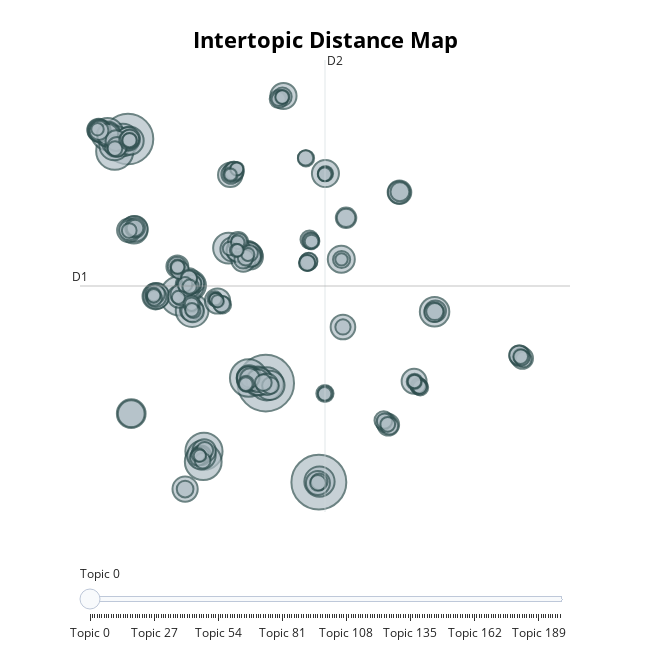

The cell this chart's notebook holds for it:
### Code cell
topic_model.visualize_topics()

### Figure 1 — Plotly figure (JSON) as saved in the notebook; plotly's stock layout.template omitted (floating-point values rounded to 4 significant figures; data arrays with more than 128 entries replaced by an {"elided": "..."} marker saying what was removed)
{"data": [{"customdata": {"elided": "199x3 mixed values"}, "hovertemplate": "<b>Topic %{customdata[0]}</b><br>Words: %{customdata[1]}<br>Size: %{customdata[2]}", "legendgroup": "", "marker": {"color": "#B0BEC5", "size": {"elided": "199 int values"}, "sizemode": "area", "sizeref": 0.1288, "symbol": "circle", "line": {"color": "DarkSlateGrey", "width": 2}}, "mode": "markers", "name": "", "orientation": "v", "showlegend": false, "x": {"elided": "199 float values"}, "xaxis": "x", "y": {"elided": "199 float values"}, "yaxis": "y", "type": "scatter"}], "layout": {"xaxis": {"anchor": "y", "domain": [0.0, 1.0], "title": {"text": ""}, "visible": false, "range": [-9.383, 24.85]}, "yaxis": {"anchor": "x", "domain": [0.0, 1.0], "title": {"text": ""}, "visible": false, "range": [-13.64, 21.44]}, "legend": {"tracegroupgap": 0, "itemsizing": "constant"}, "margin": {"t": 60}, "title": {"font": {"size": 22, "color": "Black"}, "text": "<b>Intertopic Distance Map", "y": 0.95, "x": 0.5, "xanchor": "center", "yanchor": "top"}, "hoverlabel": {"font": {"size": 16, "family": "Rockwell"}, "bgcolor": "white"}, "width": 650, "height": 650, "sliders": [{"active": 0, "pad": {"t": 50}, "steps": [{"args": [{"marker.color": {"elided": "1x199 str values"}}], "label": "Topic 0", "method": "update"}, {"args": [{"marker.color": {"elided": "1x199 str values"}}], "label": "Topic 1", "method": "update"}, {"args": [{"marker.color": {"elided": "1x199 str values"}}], "label": "Topic 2", "method": "update"}, {"args": [{"marker.color": {"elided": "1x199 str values"}}], "label": "Topic 3", "method": "update"}, {"args": [{"marker.color": {"elided": "1x199 str values"}}], "label": "Topic 4", "method": "update"}, {"args": [{"marker.color": {"elided": "1x199 str values"}}], "label": "Topic 5", "method": "update"}, {"args": [{"marker.color": {"elided": "1x199 str values"}}], "label": "Topic 6", "method": "update"}, {"args": [{"marker.color": {"elided": "1x199 str values"}}], "label": "Topic 7", "method": "update"}, {"args": [{"marker.color": {"elided": "1x199 str values"}}], "label": "Topic 8", "method": "update"}, {"args": [{"marker.color": {"elided": "1x199 str values"}}], "label": "Topic 9", "method": "update"}, {"args": [{"marker.color": {"elided": "1x199 str values"}}], "label": "Topic 10", "method": "update"}, {"args": [{"marker.color": {"elided": "1x199 str values"}}], "label": "Topic 11", "method": "update"}, {"args": [{"marker.color": {"elided": "1x199 str values"}}], "label": "Topic 12", "method": "update"}, {"args": [{"marker.color": {"elided": "1x199 str values"}}], "label": "Topic 13", "method": "update"}, {"args": [{"marker.color": {"elided": "1x199 str values"}}], "label": "Topic 14", "method": "update"}, {"args": [{"marker.color": {"elided": "1x199 str values"}}], "label": "Topic 15", "method": "update"}, {"args": [{"marker.color": {"elided": "1x199 str values"}}], "label": "Topic 16", "method": "update"}, {"args": [{"marker.color": {"elided": "1x199 str values"}}], "label": "Topic 17", "method": "update"}, {"args": [{"marker.color": {"elided": "1x199 str values"}}], "label": "Topic 18", "method": "update"}, {"args": [{"marker.color": {"elided": "1x199 str values"}}], "label": "Topic 19", "method": "update"}, {"args": [{"marker.color": {"elided": "1x199 str values"}}], "label": "Topic 20", "method": "update"}, {"args": [{"marker.color": {"elided": "1x199 str values"}}], "label": "Topic 21", "method": "update"}, {"args": [{"marker.color": {"elided": "1x199 str values"}}], "label": "Topic 22", "method": "update"}, {"args": [{"marker.color": {"elided": "1x199 str values"}}], "label": "Topic 23", "method": "update"}, {"args": [{"marker.color": {"elided": "1x199 str values"}}], "label": "Topic 24", "method": "update"}, {"args": [{"marker.color": {"elided": "1x199 str values"}}], "label": "Topic 25", "method": "update"}, {"args": [{"marker.color": {"elided": "1x199 str values"}}], "label": "Topic 26", "method": "update"}, {"args": [{"marker.color": {"elided": "1x199 str values"}}], "label": "Topic 27", "method": "update"}, {"args": [{"marker.color": {"elided": "1x199 str values"}}], "label": "Topic 28", "method": "update"}, {"args": [{"marker.color": {"elided": "1x199 str values"}}], "label": "Topic 29", "method": "update"}, {"args": [{"marker.color": {"elided": "1x199 str values"}}], "label": "Topic 30", "method": "update"}, {"args": [{"marker.color": {"elided": "1x199 str values"}}], "label": "Topic 31", "method": "update"}, {"args": [{"marker.color": {"elided": "1x199 str values"}}], "label": "Topic 32", "method": "update"}, {"args": [{"marker.color": {"elided": "1x199 str values"}}], "label": "Topic 33", "method": "update"}, {"args": [{"marker.color": {"elided": "1x199 str values"}}], "label": "Topic 34", "method": "update"}, {"args": [{"marker.color": {"elided": "1x199 str values"}}], "label": "Topic 35", "method": "update"}, {"args": [{"marker.color": {"elided": "1x199 str values"}}], "label": "Topic 36", "method": "update"}, {"args": [{"marker.color": {"elided": "1x199 str values"}}], "label": "Topic 37", "method": "update"}, {"args": [{"marker.color": {"elided": "1x199 str values"}}], "label": "Topic 38", "method": "update"}, {"args": [{"marker.color": {"elided": "1x199 str values"}}], "label": "Topic 39", "method": "update"}, {"args": [{"marker.color": {"elided": "1x199 str values"}}], "label": "Topic 40", "method": "update"}, {"args": [{"marker.color": {"elided": "1x199 str values"}}], "label": "Topic 41", "method": "update"}, {"args": [{"marker.color": {"elided": "1x199 str values"}}], "label": "Topic 42", "method": "update"}, {"args": [{"marker.color": {"elided": "1x199 str values"}}], "label": "Topic 43", "method": "update"}, {"args": [{"marker.color": {"elided": "1x199 str values"}}], "label": "Topic 44", "method": "update"}, {"args": [{"marker.color": {"elided": "1x199 str values"}}], "label": "Topic 45", "method": "update"}, {"args": [{"marker.color": {"elided": "1x199 str values"}}], "label": "Topic 46", "method": "update"}, {"args": [{"marker.color": {"elided": "1x199 str values"}}], "label": "Topic 47", "method": "update"}, {"args": [{"marker.color": {"elided": "1x199 str values"}}], "label": "Topic 48", "method": "update"}, {"args": [{"marker.color": {"elided": "1x199 str values"}}], "label": "Topic 49", "method": "update"}, {"args": [{"marker.color": {"elided": "1x199 str values"}}], "label": "Topic 50", "method": "update"}, {"args": [{"marker.color": {"elided": "1x199 str values"}}], "label": "Topic 51", "method": "update"}, {"args": [{"marker.color": {"elided": "1x199 str values"}}], "label": "Topic 52", "method": "update"}, {"args": [{"marker.color": {"elided": "1x199 str values"}}], "label": "Topic 53", "method": "update"}, {"args": [{"marker.color": {"elided": "1x199 str values"}}], "label": "Topic 54", "method": "update"}, {"args": [{"marker.color": {"elided": "1x199 str values"}}], "label": "Topic 55", "method": "update"}, {"args": [{"marker.color": {"elided": "1x199 str values"}}], "label": "Topic 56", "method": "update"}, {"args": [{"marker.color": {"elided": "1x199 str values"}}], "label": "Topic 57", "method": "update"}, {"args": [{"marker.color": {"elided": "1x199 str values"}}], "label": "Topic 58", "method": "update"}, {"args": [{"marker.color": {"elided": "1x199 str values"}}], "label": "Topic 59", "method": "update"}, {"args": [{"marker.color": {"elided": "1x199 str values"}}], "label": "Topic 60", "method": "update"}, {"args": [{"marker.color": {"elided": "1x199 str values"}}], "label": "Topic 61", "method": "update"}, {"args": [{"marker.color": {"elided": "1x199 str values"}}], "label": "Topic 62", "method": "update"}, {"args": [{"marker.color": {"elided": "1x199 str values"}}], "label": "Topic 63", "method": "update"}, {"args": [{"marker.color": {"elided": "1x199 str values"}}], "label": "Topic 64", "method": "update"}, {"args": [{"marker.color": {"elided": "1x199 str values"}}], "label": "Topic 65", "method": "update"}, {"args": [{"marker.color": {"elided": "1x199 str values"}}], "label": "Topic 66", "method": "update"}, {"args": [{"marker.color": {"elided": "1x199 str values"}}], "label": "Topic 67", "method": "update"}, {"args": [{"marker.color": {"elided": "1x199 str values"}}], "label": "Topic 68", "method": "update"}, {"args": [{"marker.color": {"elided": "1x199 str values"}}], "label": "Topic 69", "method": "update"}, {"args": [{"marker.color": {"elided": "1x199 str values"}}], "label": "Topic 70", "method": "update"}, {"args": [{"marker.color": {"elided": "1x199 str values"}}], "label": "Topic 71", "method": "update"}, {"args": [{"marker.color": {"elided": "1x199 str values"}}], "label": "Topic 72", "method": "update"}, {"args": [{"marker.color": {"elided": "1x199 str values"}}], "label": "Topic 73", "method": "update"}, {"args": [{"marker.color": {"elided": "1x199 str values"}}], "label": "Topic 74", "method": "update"}, {"args": [{"marker.color": {"elided": "1x199 str values"}}], "label": "Topic 75", "method": "update"}, {"args": [{"marker.color": {"elided": "1x199 str values"}}], "label": "Topic 76", "method": "update"}, {"args": [{"marker.color": {"elided": "1x199 str values"}}], "label": "Topic 77", "method": "update"}, {"args": [{"marker.color": {"elided": "1x199 str values"}}], "label": "Topic 78", "method": "update"}, {"args": [{"marker.color": {"elided": "1x199 str values"}}], "label": "Topic 79", "method": "update"}, {"args": [{"marker.color": {"elided": "1x199 str values"}}], "label": "Topic 80", "method": "update"}, {"args": [{"marker.color": {"elided": "1x199 str values"}}], "label": "Topic 81", "method": "update"}, {"args": [{"marker.color": {"elided": "1x199 str values"}}], "label": "Topic 82", "method": "update"}, {"args": [{"marker.color": {"elided": "1x199 str values"}}], "label": "Topic 83", "method": "update"}, {"args": [{"marker.color": {"elided": "1x199 str values"}}], "label": "Topic 84", "method": "update"}, {"args": [{"marker.color": {"elided": "1x199 str values"}}], "label": "Topic 85", "method": "update"}, {"args": [{"marker.color": {"elided": "1x199 str values"}}], "label": "Topic 86", "method": "update"}, {"args": [{"marker.color": {"elided": "1x199 str values"}}], "label": "Topic 87", "method": "update"}, {"args": [{"marker.color": {"elided": "1x199 str values"}}], "label": "Topic 88", "method": "update"}, {"args": [{"marker.color": {"elided": "1x199 str values"}}], "label": "Topic 89", "method": "update"}, {"args": [{"marker.color": {"elided": "1x199 str values"}}], "label": "Topic 90", "method": "update"}, {"args": [{"marker.color": {"elided": "1x199 str values"}}], "label": "Topic 91", "method": "update"}, {"args": [{"marker.color": {"elided": "1x199 str values"}}], "label": "Topic 92", "method": "update"}, {"args": [{"marker.color": {"elided": "1x199 str values"}}], "label": "Topic 93", "method": "update"}, {"args": [{"marker.color": {"elided": "1x199 str values"}}], "label": "Topic 94", "method": "update"}, {"args": [{"marker.color": {"elided": "1x199 str values"}}], "label": "Topic 95", "method": "update"}, {"args": [{"marker.color": {"elided": "1x199 str values"}}], "label": "Topic 96", "method": "update"}, {"args": [{"marker.color": {"elided": "1x199 str values"}}], "label": "Topic 97", "method": "update"}, {"args": [{"marker.color": {"elided": "1x199 str values"}}], "label": "Topic 98", "method": "update"}, {"args": [{"marker.color": {"elided": "1x199 str values"}}], "label": "Topic 99", "method": "update"}, {"args": [{"marker.color": {"elided": "1x199 str values"}}], "label": "Topic 100", "method": "update"}, {"args": [{"marker.color": {"elided": "1x199 str values"}}], "label": "Topic 101", "method": "update"}, {"args": [{"marker.color": {"elided": "1x199 str values"}}], "label": "Topic 102", "method": "update"}, {"args": [{"marker.color": {"elided": "1x199 str values"}}], "label": "Topic 103", "method": "update"}, {"args": [{"marker.color": {"elided": "1x199 str values"}}], "label": "Topic 104", "method": "update"}, {"args": [{"marker.color": {"elided": "1x199 str values"}}], "label": "Topic 105", "method": "update"}, {"args": [{"marker.color": {"elided": "1x199 str values"}}], "label": "Topic 106", "method": "update"}, {"args": [{"marker.color": {"elided": "1x199 str values"}}], "label": "Topic 107", "method": "update"}, {"args": [{"marker.color": {"elided": "1x199 str values"}}], "label": "Topic 108", "method": "update"}, {"args": [{"marker.color": {"elided": "1x199 str values"}}], "label": "Topic 109", "method": "update"}, {"args": [{"marker.color": {"elided": "1x199 str values"}}], "label": "Topic 110", "method": "update"}, {"args": [{"marker.color": {"elided": "1x199 str values"}}], "label": "Topic 111", "method": "update"}, {"args": [{"marker.color": {"elided": "1x199 str values"}}], "label": "Topic 112", "method": "update"}, {"args": [{"marker.color": {"elided": "1x199 str values"}}], "label": "Topic 113", "method": "update"}, {"args": [{"marker.color": {"elided": "1x199 str values"}}], "label": "Topic 114", "method": "update"}, {"args": [{"marker.color": {"elided": "1x199 str values"}}], "label": "Topic 115", "method": "update"}, {"args": [{"marker.color": {"elided": "1x199 str values"}}], "label": "Topic 116", "method": "update"}, {"args": [{"marker.color": {"elided": "1x199 str values"}}], "label": "Topic 117", "method": "update"}, {"args": [{"marker.color": {"elided": "1x199 str values"}}], "label": "Topic 118", "method": "update"}, {"args": [{"marker.color": {"elided": "1x199 str values"}}], "label": "Topic 119", "method": "update"}, {"args": [{"marker.color": {"elided": "1x199 str values"}}], "label": "Topic 120", "method": "update"}, {"args": [{"marker.color": {"elided": "1x199 str values"}}], "label": "Topic 121", "method": "update"}, {"args": [{"marker.color": {"elided": "1x199 str values"}}], "label": "Topic 122", "method": "update"}, {"args": [{"marker.color": {"elided": "1x199 str values"}}], "label": "Topic 123", "method": "update"}, {"args": [{"marker.color": {"elided": "1x199 str values"}}], "label": "Topic 124", "method": "update"}, {"args": [{"marker.color": {"elided": "1x199 str values"}}], "label": "Topic 125", "method": "update"}, {"args": [{"marker.color": {"elided": "1x199 str values"}}], "label": "Topic 126", "method": "update"}, {"args": [{"marker.color": {"elided": "1x199 str values"}}], "label": "Topic 127", "method": "update"}, {"args": [{"marker.color": {"elided": "1x199 str values"}}], "label": "Topic 128", "method": "update"}, {"args": [{"marker.color": {"elided": "1x199 str values"}}], "label": "Topic 129", "method": "update"}, {"args": [{"marker.color": {"elided": "1x199 str values"}}], "label": "Topic 130", "method": "update"}, {"args": [{"marker.color": {"elided": "1x199 str values"}}], "label": "Topic 131", "method": "update"}, {"args": [{"marker.color": {"elided": "1x199 str values"}}], "label": "Topic 132", "method": "update"}, {"args": [{"marker.color": {"elided": "1x199 str values"}}], "label": "Topic 133", "method": "update"}, {"args": [{"marker.color": {"elided": "1x199 str values"}}], "label": "Topic 134", "method": "update"}, {"args": [{"marker.color": {"elided": "1x199 str values"}}], "label": "Topic 135", "method": "update"}, {"args": [{"marker.color": {"elided": "1x199 str values"}}], "label": "Topic 136", "method": "update"}, {"args": [{"marker.color": {"elided": "1x199 str values"}}], "label": "Topic 137", "method": "update"}, {"args": [{"marker.color": {"elided": "1x199 str values"}}], "label": "Topic 138", "method": "update"}, {"args": [{"marker.color": {"elided": "1x199 str values"}}], "label": "Topic 139", "method": "update"}, {"args": [{"marker.color": {"elided": "1x199 str values"}}], "label": "Topic 140", "method": "update"}, {"args": [{"marker.color": {"elided": "1x199 str values"}}], "label": "Topic 141", "method": "update"}, {"args": [{"marker.color": {"elided": "1x199 str values"}}], "label": "Topic 142", "method": "update"}, {"args": [{"marker.color": {"elided": "1x199 str values"}}], "label": "Topic 143", "method": "update"}, {"args": [{"marker.color": {"elided": "1x199 str values"}}], "label": "Topic 144", "method": "update"}, {"args": [{"marker.color": {"elided": "1x199 str values"}}], "label": "Topic 145", "method": "update"}, {"args": [{"marker.color": {"elided": "1x199 str values"}}], "label": "Topic 146", "method": "update"}, {"args": [{"marker.color": {"elided": "1x199 str values"}}], "label": "Topic 147", "method": "update"}, {"args": [{"marker.color": {"elided": "1x199 str values"}}], "label": "Topic 148", "method": "update"}, {"args": [{"marker.color": {"elided": "1x199 str values"}}], "label": "Topic 149", "method": "update"}, {"args": [{"marker.color": {"elided": "1x199 str values"}}], "label": "Topic 150", "method": "update"}, {"args": [{"marker.color": {"elided": "1x199 str values"}}], "label": "Topic 151", "method": "update"}, {"args": [{"marker.color": {"elided": "1x199 str values"}}], "label": "Topic 152", "method": "update"}, {"args": [{"marker.color": {"elided": "1x199 str values"}}], "label": "Topic 153", "method": "update"}, {"args": [{"marker.color": {"elided": "1x199 str values"}}], "label": "Topic 154", "method": "update"}, {"args": [{"marker.color": {"elided": "1x199 str values"}}], "label": "Topic 155", "method": "update"}, {"args": [{"marker.color": {"elided": "1x199 str values"}}], "label": "Topic 156", "method": "update"}, {"args": [{"marker.color": {"elided": "1x199 str values"}}], "label": "Topic 157", "method": "update"}, {"args": [{"marker.color": {"elided": "1x199 str values"}}], "label": "Topic 158", "method": "update"}, {"args": [{"marker.color": {"elided": "1x199 str values"}}], "label": "Topic 159", "method": "update"}, {"args": [{"marker.color": {"elided": "1x199 str values"}}], "label": "Topic 160", "method": "update"}, {"args": [{"marker.color": {"elided": "1x199 str values"}}], "label": "Topic 161", "method": "update"}, {"args": [{"marker.color": {"elided": "1x199 str values"}}], "label": "Topic 162", "method": "update"}, {"args": [{"marker.color": {"elided": "1x199 str values"}}], "label": "Topic 163", "method": "update"}, {"args": [{"marker.color": {"elided": "1x199 str values"}}], "label": "Topic 164", "method": "update"}, {"args": [{"marker.color": {"elided": "1x199 str values"}}], "label": "Topic 165", "method": "update"}, {"args": [{"marker.color": {"elided": "1x199 str values"}}], "label": "Topic 166", "method": "update"}, {"args": [{"marker.color": {"elided": "1x199 str values"}}], "label": "Topic 167", "method": "update"}, {"args": [{"marker.color": {"elided": "1x199 str values"}}], "label": "Topic 168", "method": "update"}, {"args": [{"marker.color": {"elided": "1x199 str values"}}], "label": "Topic 169", "method": "update"}, {"args": [{"marker.color": {"elided": "1x199 str values"}}], "label": "Topic 170", "method": "update"}, {"args": [{"marker.color": {"elided": "1x199 str values"}}], "label": "Topic 171", "method": "update"}, {"args": [{"marker.color": {"elided": "1x199 str values"}}], "label": "Topic 172", "method": "update"}, {"args": [{"marker.color": {"elided": "1x199 str values"}}], "label": "Topic 173", "method": "update"}, {"args": [{"marker.color": {"elided": "1x199 str values"}}], "label": "Topic 174", "method": "update"}, {"args": [{"marker.color": {"elided": "1x199 str values"}}], "label": "Topic 175", "method": "update"}, {"args": [{"marker.color": {"elided": "1x199 str values"}}], "label": "Topic 176", "method": "update"}, {"args": [{"marker.color": {"elided": "1x199 str values"}}], "label": "Topic 177", "method": "update"}, {"args": [{"marker.color": {"elided": "1x199 str values"}}], "label": "Topic 178", "method": "update"}, {"args": [{"marker.color": {"elided": "1x199 str values"}}], "label": "Topic 179", "method": "update"}, {"args": [{"marker.color": {"elided": "1x199 str values"}}], "label": "Topic 180", "method": "update"}, {"args": [{"marker.color": {"elided": "1x199 str values"}}], "label": "Topic 181", "method": "update"}, {"args": [{"marker.color": {"elided": "1x199 str values"}}], "label": "Topic 182", "method": "update"}, {"args": [{"marker.color": {"elided": "1x199 str values"}}], "label": "Topic 183", "method": "update"}, {"args": [{"marker.color": {"elided": "1x199 str values"}}], "label": "Topic 184", "method": "update"}, {"args": [{"marker.color": {"elided": "1x199 str values"}}], "label": "Topic 185", "method": "update"}, {"args": [{"marker.color": {"elided": "1x199 str values"}}], "label": "Topic 186", "method": "update"}, {"args": [{"marker.color": {"elided": "1x199 str values"}}], "label": "Topic 187", "method": "update"}, {"args": [{"marker.color": {"elided": "1x199 str values"}}], "label": "Topic 188", "method": "update"}, {"args": [{"marker.color": {"elided": "1x199 str values"}}], "label": "Topic 189", "method": "update"}, {"args": [{"marker.color": {"elided": "1x199 str values"}}], "label": "Topic 190", "method": "update"}, {"args": [{"marker.color": {"elided": "1x199 str values"}}], "label": "Topic 191", "method": "update"}, {"args": [{"marker.color": {"elided": "1x199 str values"}}], "label": "Topic 192", "method": "update"}, {"args": [{"marker.color": {"elided": "1x199 str values"}}], "label": "Topic 193", "method": "update"}, {"args": [{"marker.color": {"elided": "1x199 str values"}}], "label": "Topic 194", "method": "update"}, {"args": [{"marker.color": {"elided": "1x199 str values"}}], "label": "Topic 195", "method": "update"}, {"args": [{"marker.color": {"elided": "1x199 str values"}}], "label": "Topic 196", "method": "update"}, {"args": [{"marker.color": {"elided": "1x199 str values"}}], "label": "Topic 197", "method": "update"}, {"args": [{"marker.color": {"elided": "1x199 str values"}}], "label": "Topic 198", "method": "update"}]}], "shapes": [{"line": {"color": "#CFD8DC", "width": 2}, "type": "line", "x0": 7.733, "x1": 7.733, "y0": -13.64, "y1": 21.44}, {"line": {"color": "#9E9E9E", "width": 2}, "type": "line", "x0": -9.383, "x1": 24.85, "y0": 3.899, "y1": 3.899}], "annotations": [{"showarrow": false, "text": "D1", "x": -9.383, "y": 3.899, "yshift": 10}, {"showarrow": false, "text": "D2", "x": 7.733, "xshift": 10, "y": 21.44}]}}
